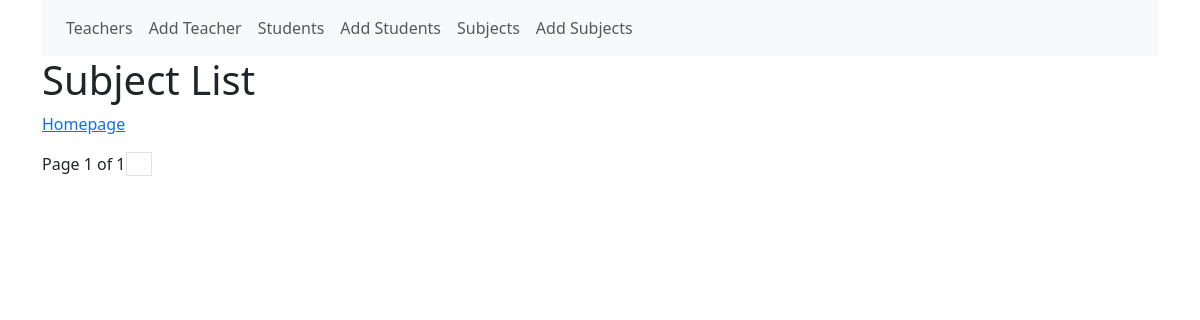
Page /first_app/subject_list/ on the earlier database version.
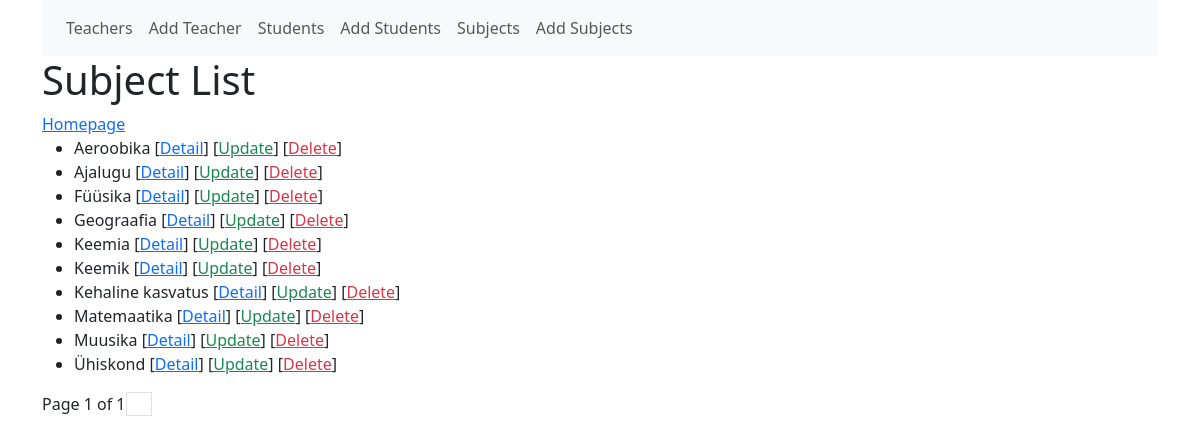
Same page on the later database version.
### first_app/models.py (models this page shows)
class Subject(models.Model):
    name = models.CharField(max_length=100)

### first_app/views.py (the view)
# urls.py: path('subject_list/', views.SubjectListView.as_view(), name='subject_list'),
class SubjectListView(ListView):
    model = Subject  # Connected to Models Student
    queryset = Subject.objects.order_by("name")  # Result ordered by name
    context_object_name = "subjects"  # default object_list now students
    paginate_by = 15  # 15 per page in ListView

### first_app/templates/first_app/subject_list.html (shortened to what this page needs)
{% extends 'base.html' %}
{% block content %}
    <h1>Subject List</h1>
        <a href="{% url 'first_app:home' %}">Homepage</a>
    <ul>
        {% for subject in subjects %}
            <li>
                {{ subject.name }}
                [<a href="/first_app/subject_detail/{{ subject.id }}">Detail</a>]
                [<a href="/first_app/subject_update/{{ subject.id }}" class="text-success">Update</a>]
                [<a href="/first_app/subject_delete/{{ subject.id }}" class="text-danger">Delete</a>]
            </li>
        {% endfor %}
    </ul>
    <ul class="pagination">
          Page {{ page_obj.number }} of {{ page_obj.paginator.num_pages }}
        <li class="page-link text-dark">
        </li>
    </ul>
{% endblock %}

### templates/base.html (shortened to what this page needs)
<!doctype html>
<html lang="en">
<head>
    <link href="https://cdn.jsdelivr.net/npm/bootstrap@5.3.1/dist/css/bootstrap.min.css" rel="stylesheet">
</head>
<body>
    <div class="container">
        {% include 'menu.html' %}
    </div>
    <div class="container">
        {% block content %}
        {% endblock %}
    </div>
</body>
</html>

### templates/menu.html (shortened to what this page needs)
<nav class="navbar navbar-expand-lg navbar-light bg-light">
  <div class="collapse navbar-collapse" id="navbarNav">
    <ul class="navbar-nav">
      <li class="nav-item active">
        <a class="nav-link" href="{%  url 'first_app:teacher_list' %}">Teachers </a>
      </li>
      <li class="nav-item">
        <a class="nav-link" href="{%  url 'first_app:teacher_create' %}">Add Teacher </a>
      </li>
        <li class="nav-item">
        <a class="nav-link" href="{%  url 'first_app:student_list' %}">Students </a>
      </li>
        <li class="nav-item">
        <a class="nav-link" href="{%  url 'first_app:student_create' %}">Add Students </a>
      </li>
        <li class="nav-item">
        <a class="nav-link" href="{%  url 'first_app:subject_list' %}">Subjects </a>
      </li>
        <li class="nav-item">
        <a class="nav-link" href="{%  url 'first_app:subject_create' %}">Add Subjects </a>
      </li>
    </ul>
  </div>
</nav>

Differences in the rows shown:
added Subject: name "Aeroobika"
added Subject: name "Ajalugu"
added Subject: name "Füüsika"
added Subject: name "Geograafia"
added Subject: name "Keemia"
added Subject: name "Keemik"
added Subject: name "Kehaline kasvatus"
added Subject: name "Matemaatika"
added Subject: name "Muusika"
added Subject: name "Ühiskond"
